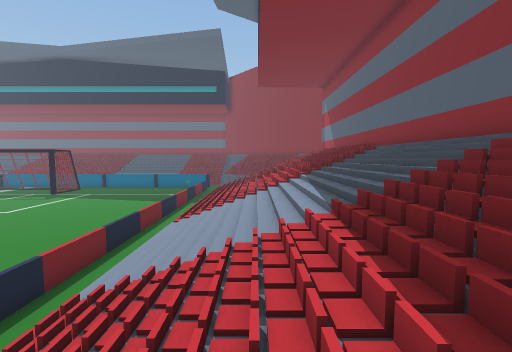
view 1 (above)

22 first-person views from a walk through a Unity game level. The camera is 1.2 m above the floor, tilts 4° down and sees 90° across. The floor is counted in squares, 1 m on a side. Each view is taken from the middle of a square. On the plan, view 1 faces up. The plan holds only what a view shows up to about 12 squares ahead; the rest is blank. The place goes on beyond the plan. The player character is not drawn. Some animated figures are not drawn. Some surface patterns are stand-ins.

view 2
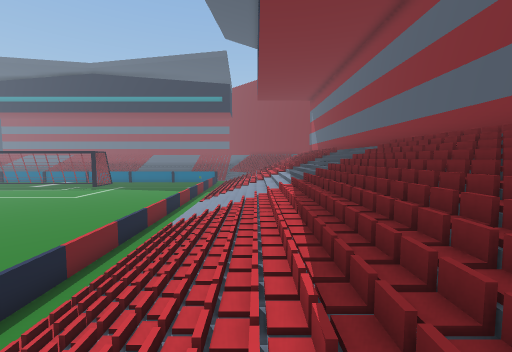

view 3
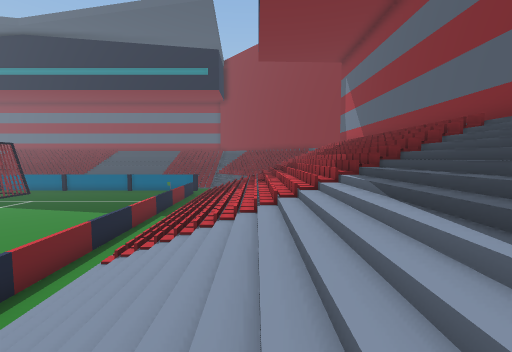

view 4
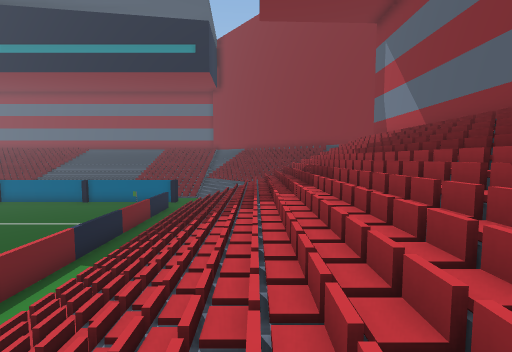

view 5
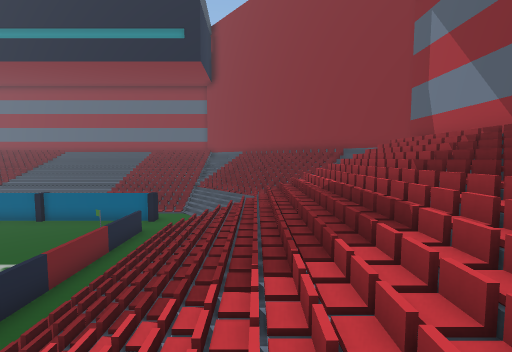

view 6
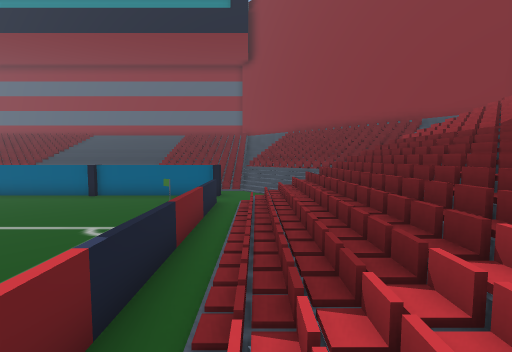

view 7
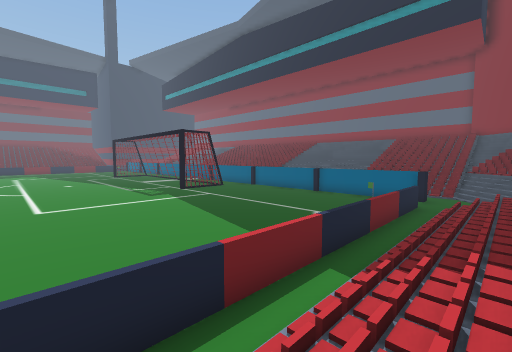

view 8
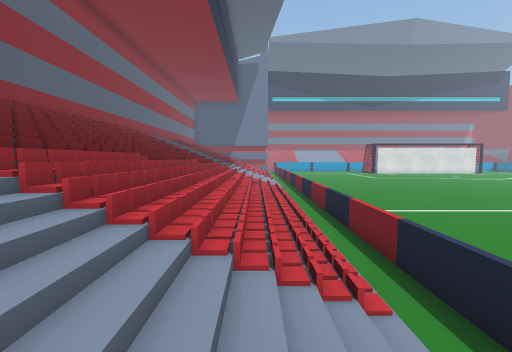

view 9
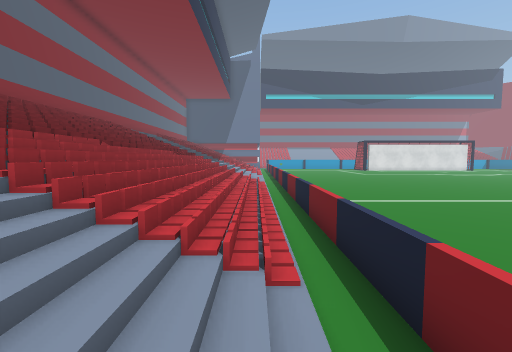

view 10
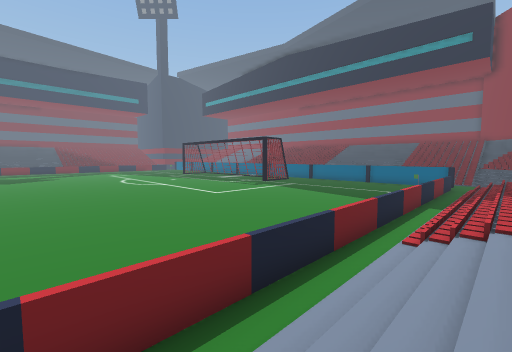

view 11
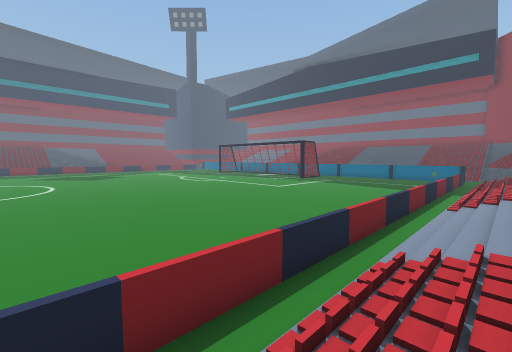

view 12
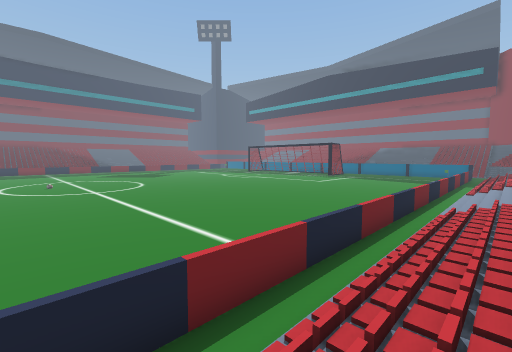

view 13
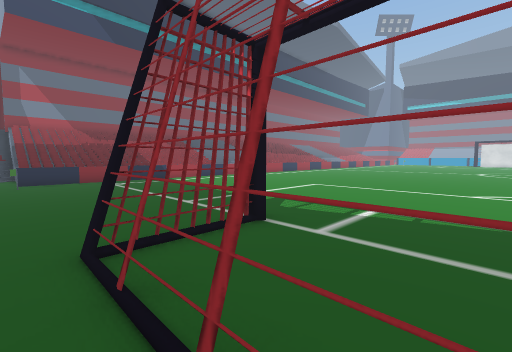

view 14
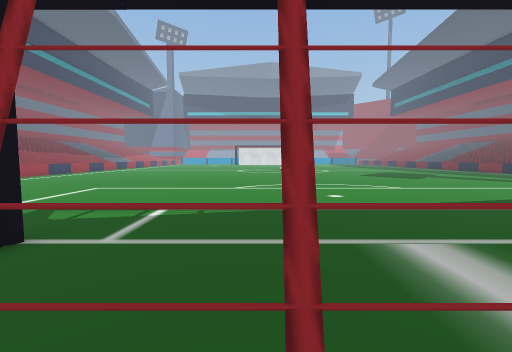

view 15
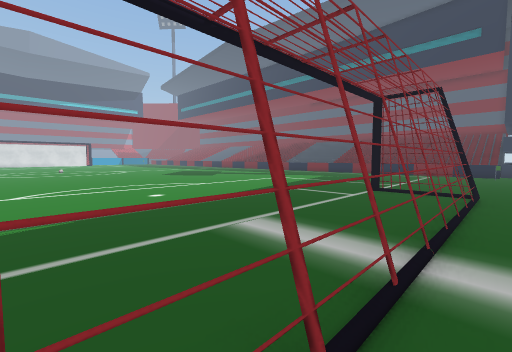

view 16
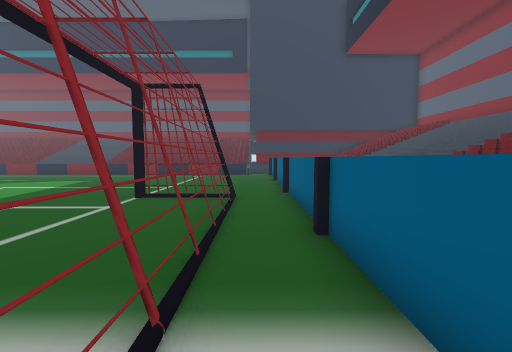

view 17
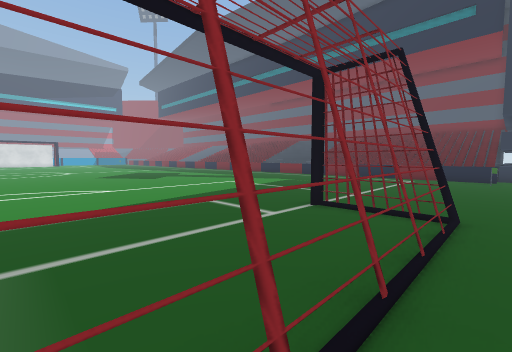

view 18
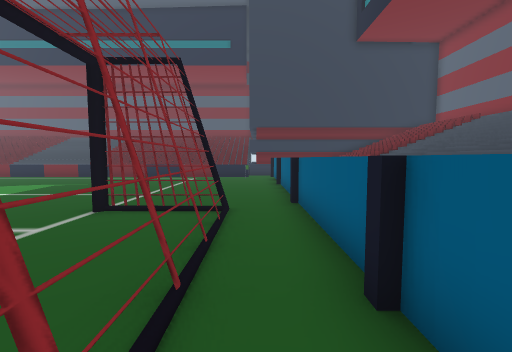

view 19
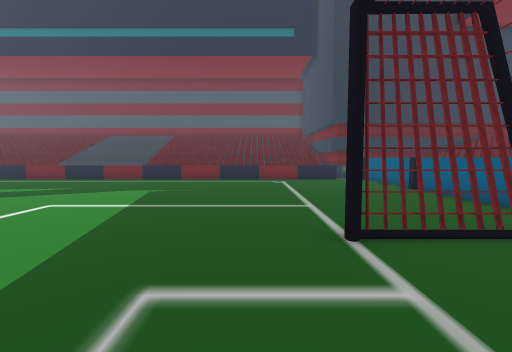

view 20
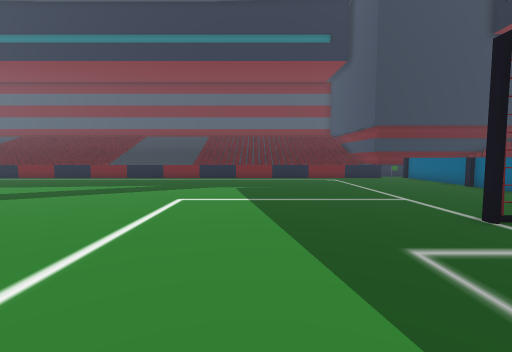

view 21
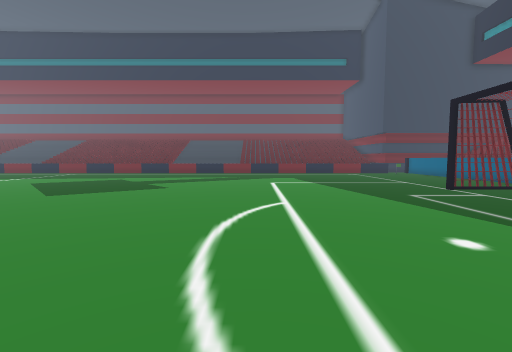

view 22
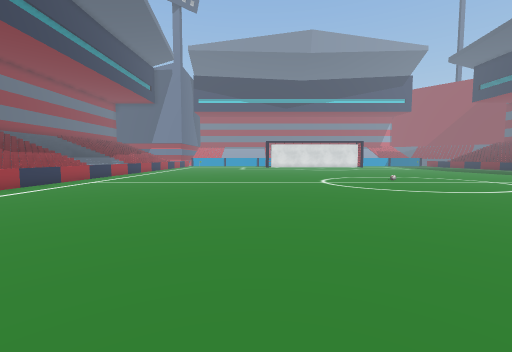

### Floor plan
Key: @ floor where view 1 was taken; # wall or solid block; x gap in a wall; . floor; / step, stairs or slope; = window, fence, low wall or low ledge; ^ raised ledge.
Columns run from 36 left of view 1 to 6 right of it. Each row starts with its distance up from view 1.
 25                                 .////////##
 24 ############^###       #########..  //// /#
 23 ..............................=...        /
 22 ........##############..........=/////////#
 21 ........x............x..........=/////////#
 20 ........#............#..........=/////////#
 19 ............................... =/////////#
 18 ............................... =/////////#
 17 ............................... =/////////#
 16 ............................... =/////////#
 15 ............................... =/////////#
 14 ............................... =/////////#
 13 ............................... =/////////#
 12 ............................... =/////////#
 11 ............................... =/////////#
 10 ............................... =/////////#
  9 ............................... =/////////#
  8 ............... ............... =/////////#
  7 ...............  .............. =/////////#
  6  .... .......    .............. =/////////#
  5  ...  ......    ............... =/////////#
  4  ..   .....    ................ =/////////#
  3       ....    ................. =/////////#
  2       ...    ...................=/////////#
  1       ..    ....................=/////////#
  0            .....................=///@/////#
 -1            .....................=/////////#
 -2                     ........... =/////////#
 -3                    ............ =/////////#
 -4                   ............. =/////////#
 -5                   ............. =/////////#

Positions as (right, up) in squares from view 1, and headings:
1: (0, 0), facing up
2: (0, -5), facing up
3: (0, 5), facing up
4: (0, 10), facing up
5: (0, 13), facing up
6: (-3, 14), facing up
7: (-2, 12), facing up-left
8: (-2, 7), facing down
9: (-3, 7), facing down
10: (-2, 5), facing up-left
11: (-2, 0), facing up-left
12: (-2, -5), facing up-left
13: (-19, 23), facing down-right
14: (-19, 23), facing down
15: (-18, 23), facing down-left
16: (-20, 23), facing left
17: (-22, 23), facing down-left
18: (-22, 23), facing left
19: (-24, 18), facing left
20: (-23, 15), facing left
21: (-18, 12), facing left
22: (-14, 11), facing down
